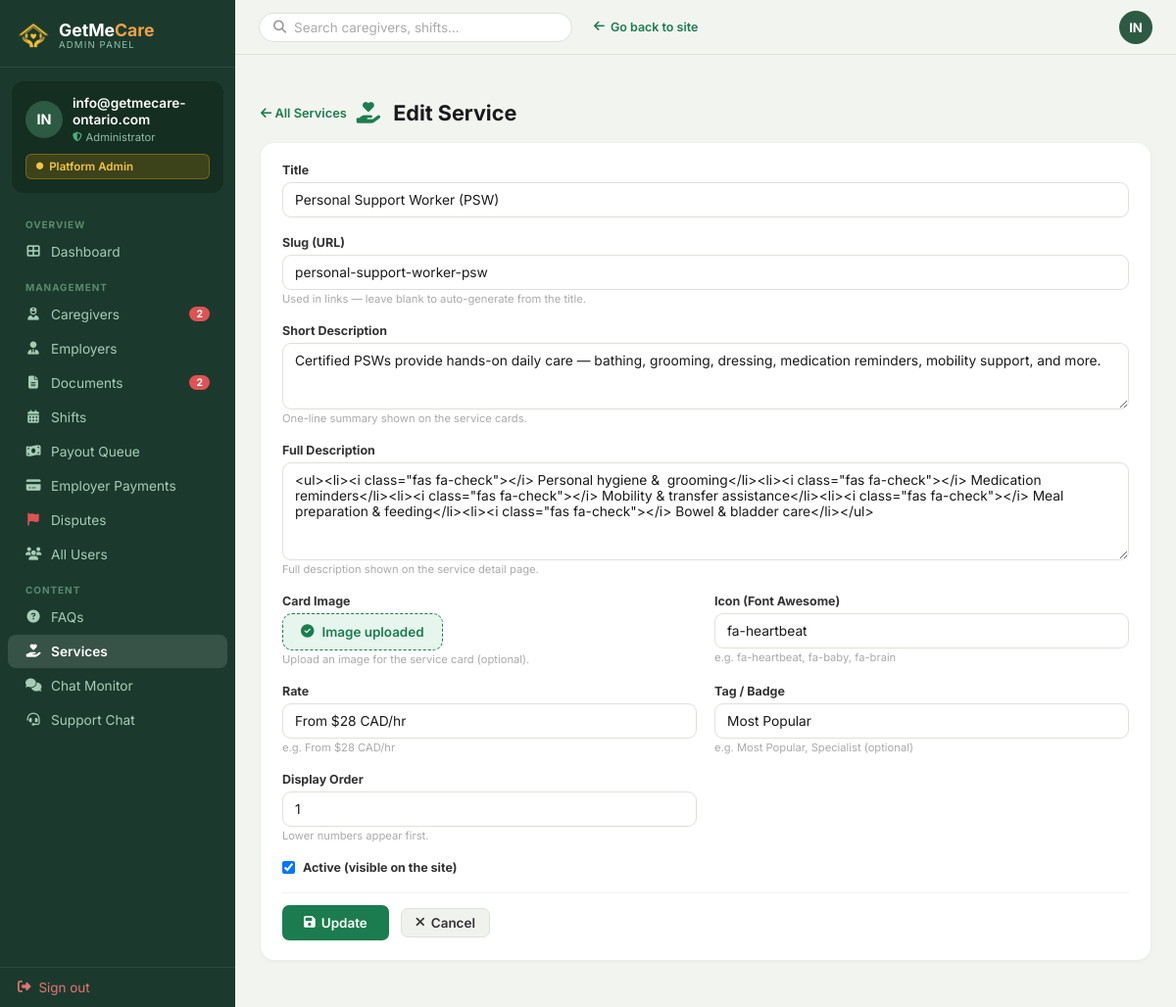
/admin-panel/services/1/edit/ (signed in), run on the app's committed database.
### Account/models.py (models this page shows, shortened)
class CustomUser(AbstractUser):
    EMPLOYER = 'employer'
    CAREGIVER = 'caregiver'
    ROLE_CHOICES = [
        (EMPLOYER, 'Employer / Family'),
        (CAREGIVER, 'Caregiver / PSW'),
    ]
    role = models.CharField(
        max_length=20,
        choices=ROLE_CHOICES,
        default=EMPLOYER,
    )
    phone = models.CharField(max_length=20, blank=True)
    @property
    def is_admin(self):
        return self.is_superuser or self.is_staff
    @property
    def is_employer(self):
        return self.role == self.EMPLOYER and not self.is_admin
    @property
    def is_caregiver(self):
        return self.role == self.CAREGIVER and not self.is_admin

### AdminApp/models.py (models this page shows, shortened)
class Service(models.Model):
    title               = models.CharField(max_length=120, help_text="e.g. Personal Support Worker (PSW)")
    slug              = models.SlugField(max_length=130, unique=True, help_text="URL-friendly identifier used in links.")
    short_description   = models.CharField(max_length=255, help_text="One-line summary shown on the service cards.")
    description         = models.TextField(help_text="Full description shown on the service detail page.")
    image              = models.ImageField(upload_to='services/', blank=True, null=True, help_text="Card image (optional). Falls back to icon.")
    icon              = models.CharField(max_length=50, blank=True, help_text="Font Awesome class, e.g. fa-heartbeat")
    rate              = models.CharField(max_length=50, blank=True, help_text="e.g. From $28 CAD/hr")
    tag               = models.CharField(max_length=30, blank=True, help_text="Badge text, e.g. Most Popular")
    is_active         = models.BooleanField(default=True, help_text="Unchecked hides this service from the public site.")
    order             = models.PositiveIntegerField(default=0, help_text="Lower numbers appear first.")
    created_at        = models.DateTimeField(auto_now_add=True)
    updated_at        = models.DateTimeField(auto_now=True)
    class Meta:
        ordering = ['order', 'title']

### AdminApp/views.py (the view)
    @login_required(login_url='Account:login')
    def wrapper(request, *args, **kwargs):
        if not (request.user.is_staff or request.user.is_superuser):
            messages.error(request, 'Access denied. Admin account required.')
            return redirect('Account:login')
        return view_func(request, *args, **kwargs)

### templates/AdminApp/service-form.html (shortened to what this page needs)
{% extends "AdminApp/base_admin.html" %}
{% block content %}
<div style="margin-bottom:18px;display:flex;align-items:center;gap:10px;flex-wrap:wrap">
  <a href="{% url 'AdminApp:service_list' %}"
     style="font-size:.8rem;font-weight:600;color:#1b7d4f;text-decoration:none">
    <i class="fas fa-arrow-left"></i> All Services
  </a>
  <h1 class="adm-page-title" style="margin:0">
    <i class="fas fa-hand-holding-heart" style="color:#1b7d4f;margin-right:8px"></i>
    {{ service|yesno:"Edit Service,Add Service" }}
  </h1>
</div>
<div class="adm-card">
  <div class="adm-card-pad">
    <form method="post" enctype="multipart/form-data" style="display:grid;gap:18px">
      <div style="display:grid;grid-template-columns:1fr;gap:18px">
        <div>
          <label class="adm-form-label" for="{{ form.title.id_for_label }}">Title</label>
          {{ form.title }}
        </div>
        <div>
          <label class="adm-form-label" for="{{ form.slug.id_for_label }}">Slug (URL)</label>
          {{ form.slug }}
          <span class="adm-form-hint">Used in links — leave blank to auto-generate from the title.</span>
        </div>
      </div>
      <div>
        <label class="adm-form-label" for="{{ form.short_description.id_for_label }}">Short Description</label>
        {{ form.short_description }}
        {% if form.short_description.help_text %}<span class="adm-form-hint">{{ form.short_description.help_text }}</span>{% endif %}
      </div>
      <div>
        <label class="adm-form-label" for="{{ form.description.id_for_label }}">Full Description</label>
        {{ form.description }}
        {% if form.description.help_text %}<span class="adm-form-hint">{{ form.description.help_text }}</span>{% endif %}
      </div>
      <div class="svc-form-grid-responsive" style="display:grid;grid-template-columns:1fr 1fr;gap:18px">
        <div>
          <label class="adm-form-label">Card Image</label>
          <label class="svc-img-upload-btn {% if service and service.image %}has-image{% endif %}" for="{{ form.image.id_for_label }}">
            <i class="fas {% if service and service.image %}fa-check-circle{% else %}fa-cloud-arrow-up{% endif %}"></i>
            <span>{% if service and service.image %}Image uploaded{% else %}Choose image…{% endif %}</span>
          </label>
          <span class="adm-form-hint">Upload an image for the service card (optional).</span>
        </div>
        <div>
          <label class="adm-form-label" for="{{ form.icon.id_for_label }}">Icon (Font Awesome)</label>
          {{ form.icon }}
          <span class="adm-form-hint">e.g. fa-heartbeat, fa-baby, fa-brain</span>
        </div>
        <div>
          <label class="adm-form-label" for="{{ form.rate.id_for_label }}">Rate</label>
          {{ form.rate }}
          <span class="adm-form-hint">e.g. From $28 CAD/hr</span>
        </div>
        <div>
          <label class="adm-form-label" for="{{ form.tag.id_for_label }}">Tag / Badge</label>
          {{ form.tag }}
          <span class="adm-form-hint">e.g. Most Popular, Specialist (optional)</span>
        </div>
        <div>
          <label class="adm-form-label" for="{{ form.order.id_for_label }}">Display Order</label>
          {{ form.order }}
          <span class="adm-form-hint">Lower numbers appear first.</span>
        </div>
      </div>
      <div>
        <div class="adm-form-check-wrap">
          {{ form.is_active }}
          <label class="adm-form-label" for="{{ form.is_active.id_for_label }}" style="margin-bottom:0">Active (visible on the site)</label>
        </div>
      </div>
      <div style="display:flex;gap:12px;align-items:center;padding-top:12px;border-top:1px solid #f2f4f0;flex-wrap:wrap">
        <button type="submit" class="adm-btn adm-btn-green" style="font-size:.84rem;padding:10px 22px">
          <i class="fas fa-save"></i> {{ service|yesno:"Update,Save Service" }}
        </button>
        <a href="{% url 'AdminApp:service_list' %}" class="adm-btn adm-btn-ghost" style="font-size:.84rem">
          <i class="fas fa-times"></i> Cancel
        </a>
      </div>
    </form>
  </div>
</div>
{% endblock %}

### templates/AdminApp/base_admin.html (shortened to what this page needs)
﻿{% load static %}
<!doctype html>
<html lang="en">
<head>
  <link rel="stylesheet" href="https://cdnjs.cloudflare.com/ajax/libs/font-awesome/6.4.0/css/all.min.css"/>
</head>
<body>
<aside class="adm-sidebar" id="adm-sidebar">
  <div class="adm-logo">
    <a href="{% url 'home' %}">
      <img src="{% static 'Caregiver/images/sitelog.png' %}" alt="GetMeCare" style="width:32px;height:32px;object-fit:contain;filter:brightness(0) saturate(100%) invert(72%) sepia(60%) saturate(600%) hue-rotate(345deg) brightness(105%) contrast(95%)">
      <div>
        <div class="adm-logo-name">GetMe<span style="color:#F0A040">Care</span></div>
        <div class="adm-logo-sub">Admin Panel</div>
      </div>
    </a>
  </div>
  <div class="adm-profile">
    <div class="adm-profile-row">
      <div class="adm-av">{% if request.user.first_name %}{{ request.user.first_name|first|upper }}{{ request.user.last_name|first|upper }}{% else %}{{ request.user.username|slice:":2"|upper }}{% endif %}</div>
      <div>
        <div class="adm-av-name">{{ request.user.get_full_name|default:request.user.username }}</div>
        <div class="adm-av-role"><i class="fas fa-shield-alt" style="color:#4caf7d;font-size:.6rem;"></i> Administrator</div>
      </div>
    </div>
    <div class="adm-badge"><i class="fas fa-circle" style="font-size:.45rem;"></i> Platform Admin</div>
  </div>
  <div class="adm-nav">
    <div class="adm-nav-section">Overview</div>
    <a href="{% url 'AdminApp:dashboard' %}" {% if request.resolver_match.url_name == 'dashboard' %}class="active"{% endif %}>
      <i class="fas fa-th-large"></i> Dashboard
    </a>
    <div class="adm-nav-section">Management</div>
    <a href="{% url 'AdminApp:manage_caregivers' %}" {% if request.resolver_match.url_name == 'manage_caregivers' %}class="active"{% endif %}>
      <i class="fas fa-user-nurse"></i> Caregivers
      {% if pending_profiles %}<span class="adm-nav-badge">{{ pending_profiles }}</span>{% endif %}
    </a>
    <a href="{% url 'AdminApp:manage_employers' %}" {% if request.resolver_match.url_name == 'manage_employers' %}class="active"{% endif %}>
      <i class="fas fa-user-tie"></i> Employers
    </a>
    <a href="{% url 'AdminApp:review_documents' %}" {% if request.resolver_match.url_name == 'review_documents' %}class="active"{% endif %}>
      <i class="fas fa-file-alt"></i> Documents
      {% if pending_docs %}<span class="adm-nav-badge">{{ pending_docs }}</span>{% endif %}
    </a>
    <a href="{% url 'AdminApp:manage_shifts' %}" {% if request.resolver_match.url_name == 'manage_shifts' %}class="active"{% endif %}>
      <i class="fas fa-calendar-alt"></i> Shifts
    </a>
    <a href="{% url 'AdminApp:payout_queue' %}" {% if request.resolver_match.url_name == 'payout_queue' %}class="active"{% endif %}>
      <i class="fas fa-money-bill-wave"></i> Payout Queue
    </a>
    <a href="{% url 'AdminApp:employer_payments' %}" {% if request.resolver_match.url_name == 'employer_payments' %}class="active"{% endif %}>
      <i class="fas fa-credit-card"></i> Employer Payments
    </a>
    <a href="{% url 'AdminApp:dispute_list' %}" {% if request.resolver_match.url_name == 'dispute_list' or request.resolver_match.url_name == 'dispute_detail' %}class="active"{% endif %}>
      <i class="fas fa-flag" style="color:#e05252"></i> Disputes
    </a>
    <a href="{% url 'AdminApp:manage_users' %}" {% if request.resolver_match.url_name == 'manage_users' %}class="active"{% endif %}>
      <i class="fas fa-users"></i> All Users
    </a>
    <div class="adm-nav-section">Content</div>
    <a href="{% url 'AdminApp:faq_list' %}" {% if request.resolver_match.url_name == 'faq_list' or request.resolver_match.url_name == 'faq_add' or request.resolver_match.url_name == 'faq_edit' %}class="active"{% endif %}>
      <i class="fas fa-question-circle"></i> FAQs
    </a>
    <a href="{% url 'AdminApp:service_list' %}" {% if request.resolver_match.url_name == 'service_list' or request.resolver_match.url_name == 'service_add' or request.resolver_match.url_name == 'service_edit' %}class="active"{% endif %}>
      <i class="fas fa-hand-holding-heart"></i> Services
    </a>
    <a href="{% url 'admin_chat_monitor' %}" {% if request.resolver_match.url_name == 'admin_chat_monitor' %}class="active"{% endif %}>
      <i class="fas fa-comments"></i> Chat Monitor
    </a>
    <a href="{% url 'admin_support' %}" {% if request.resolver_match.url_name == 'admin_support' %}class="active"{% endif %}>
      <i class="fas fa-headset"></i> Support Chat
    </a>
  </div>
  <div class="adm-signout">
    <a href="{% url 'Account:logout' %}"><i class="fas fa-sign-out-alt"></i> Sign out</a>
  </div>
</aside>
<div class="adm-topbar">
  <form method="get" action="" class="adm-search-bar-wrap" style="flex:1;max-width:320px;">
    <div class="adm-search">
      <i class="fas fa-search"></i>
      <input type="text" name="q" placeholder="Search caregivers, shifts…" value="{{ request.GET.q|default:'' }}">
    </div>
  </form>
  <a href="{% url 'home' %}" class="adm-back" style="margin-left:10px;">
    <i class="fas fa-arrow-left"></i> Go back to site
  </a>
  <div class="adm-topbar-av">{% if request.user.first_name %}{{ request.user.first_name|first|upper }}{{ request.user.last_name|first|upper }}{% else %}{{ request.user.username|slice:":2"|upper }}{% endif %}</div>
</div>
<main class="adm-main">
  <div class="adm-content">
    {% block content %}{% endblock %}
  </div>
</main>
  </body>
</html>

### data on the page
CustomUser: user.username "IN", user.get_full_name "info@getmecare-ontario.com"
Service: title "Personal Support Worker (PSW)", slug "personal-support-worker-psw", short_description "Certified PSWs provide hands-on daily care — bathing, grooming, dressing, medication reminders, mobility support, and more.", description "<ul><li><i class=\"fas fa-check\"></i> Personal hygiene & grooming</li><li><i class=\"fas fa-check\"></i> Medication reminders</li><li><i class=\"fas fa-check\"></i> Mobility & transfer assistance</li><li><i class=\"fas fa-check\"></i> Meal preparation & feeding</li><li><i class=\"fas fa-check\"></i> Bowel & bladder care</li></ul>", icon "fa-heartbeat", rate "From $28 CAD/hr", tag "Most Popular", order "1", is_active "☑"

### other printed values
{{ pending_profiles }} "2"
{{ pending_docs }} "2"
{{ service|yesno:"Edit Service,Add Service" }} "Edit Service"
{{ service|yesno:"Update,Save Service" }} "Update"
